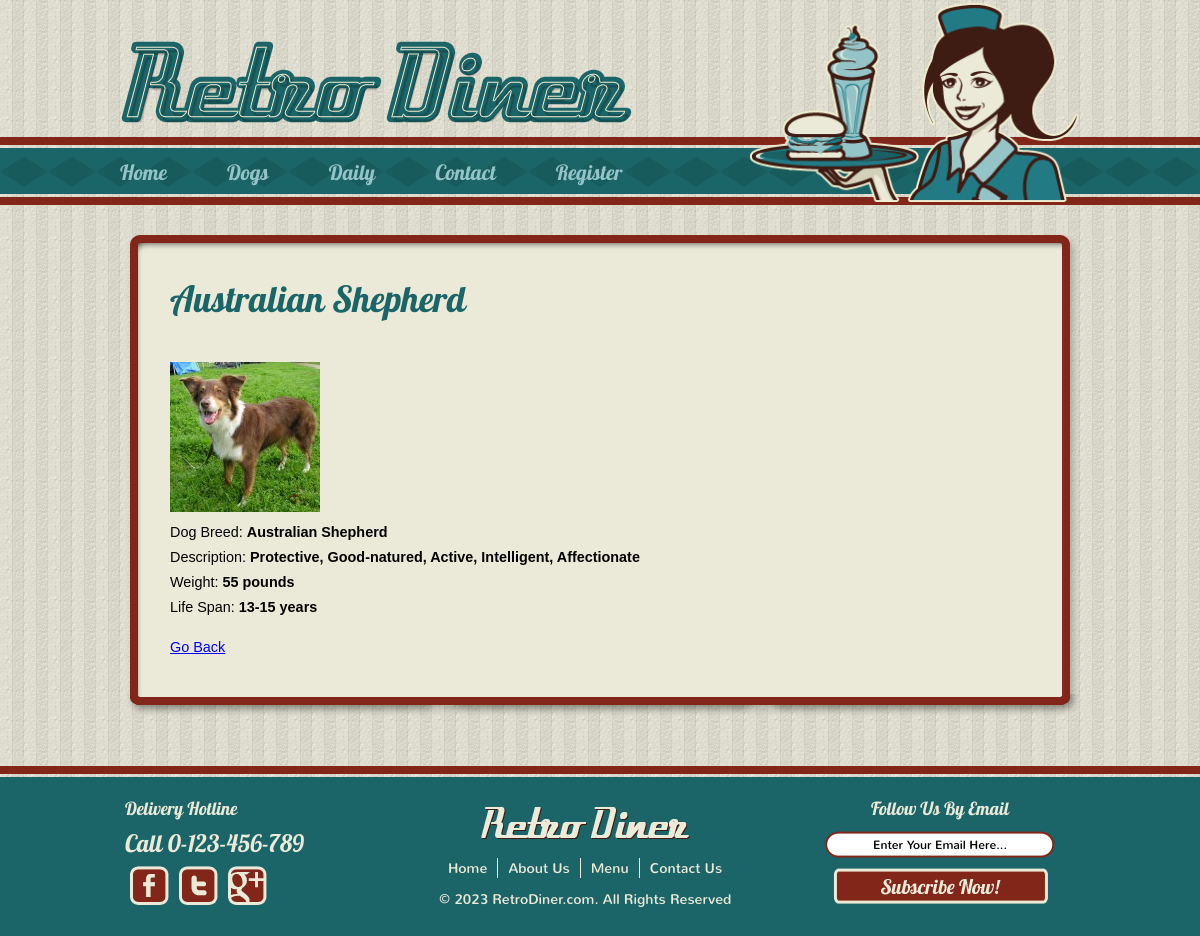
/dog_view.php?id=2, run on the app's committed database.
### tables this page shows
CREATE TABLE `Dogs` (
  `DogID` int(10) unsigned NOT NULL AUTO_INCREMENT,
  `Dog` varchar(50) DEFAULT NULL,
  `Description` text,
  `Weight` varchar(50) DEFAULT NULL,
  `LifeSpan` varchar(50) DEFAULT NULL,
  PRIMARY KEY (`DogID`)
);

### dog_view.php (the view, shortened to what this page needs)
<?php include "includes/config.php";?>
<?php
if(isset($_GET['id']))
{
    $id = (int)$_GET['id'];
}else{
    header('Location:dog_list.php');
}
$iConn = mysqli_connect(DB_HOST,DB_USER,DB_PASSWORD,DB_NAME);
$sql = "select * from Dogs where DogID = $id";
    $result = mysqli_query($iConn,$sql);
    if(mysqli_num_rows($result) > 0)
    {
        while($row = mysqli_fetch_assoc($result))
        {
            $Dog = stripslashes($row['Dog']);
            $Description = stripslashes($row['Description']);
            $Weight = stripslashes($row['Weight']);
			$LifeSpan = stripslashes($row['LifeSpan']);
            $pageID = $Dog;
            $Feedback = '';
        }
    }else
    {
        $Feedback = '<p>This dog does not exist</p>';
    }
?>
<?php include "includes/header.php";?>
<div>
    <h1><?=$pageID?></h1>
<?php
	if($Feedback == '')
	{
	       echo '<p>';
		   echo '<img src="uploads/dog' . $id . '.jpg" />' . '<br>';
           echo 'Dog Breed: ' . '<b>' . $Dog . '</b>' . '<br>';
           echo 'Description: ' . '<b>' . $Description . '</b>' . '<br>';
           echo 'Weight: ' . '<b>' . $Weight . '</b>' . '<br>';
		   echo 'Life Span: ' . '<b>' . $LifeSpan . '</b>' . '<br>';
		   echo '</p>';
	}else{
		echo $Feedback;
	}
           echo '<p><a href="dog_list.php">Go Back</a></p>';
?>
</div>
<?php include "includes/footer.php";?>

### css/style.css (style rules this page uses)
body { margin :0; padding :0; background :url("../images/bg-body.jpg"); line-height :25px; }
a { outline :0; }
img { border :0; }
#header div ul.navigation li { float :left; }
#body #content div { width :960px; background :transparent url("../images/bg-content-bottom.png"); background-position :center bottom; background-repeat :no-repeat; padding-bottom :22px; }
#body #content div div { width :860px; padding :10px 50px 20px 50px; background :transparent url("../images/bg-content.png"); background-position :center center; background-repeat :repeat-y; }
#body #content div div h1 { font-family :'Lobster1.4Regular'; font-size :36px; color :#1b6568; font-weight :normal; margin-bottom :50px; }

### css/formstyle.css (style rules this page uses)
body { font-size: .9em; font-family: Verdana, Geneva, Arial, Helvetica, sans-serif; padding:0; margin:0; background-color:#ffffff; }
a { font-family:Verdana, Arial, Helvetica, sans-serif; }
a:link { color: #00f; }

### data on the page
dogs: Dog "Australian Shepherd", Description "Protective, Good-natured, Active, Intelligent, Affectionate", Weight "55 pounds", LifeSpan "13-15 years"

### other printed values
$label "Home"
$label "Dogs"
$label "Daily"
$label "Contact"
$label "Register"
